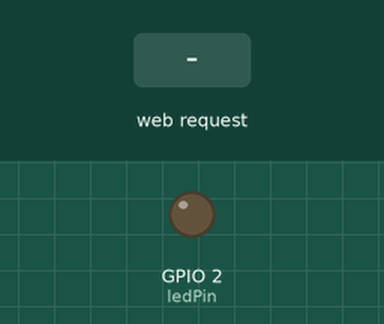
Recording of a sketch running on a simulated ESP32. Shown: output pins drawn as LEDs (lit = HIGH). Inputs (shaded band) come from the test bench. WiFi joins after 1.5 s; servers stay silent unless stated; what the sketch prints to the serial monitor is not drawn.

Above: at 2.7 s.
2.8 s: HTTP request GET /?action=ligar received
At 4.0 s:
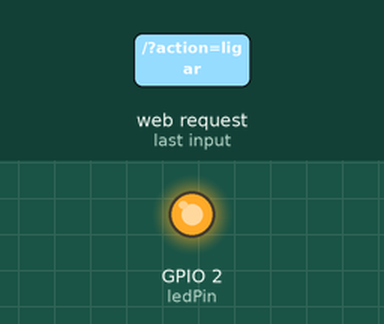
4.3 s: HTTP request GET /?action=desligar received
At 5.2 s:
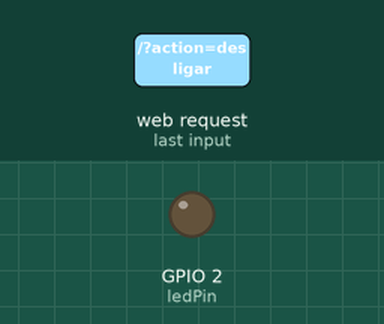
Timing chart, 0 to 7.3 s (numbered marks = the images above; inputs shaded):
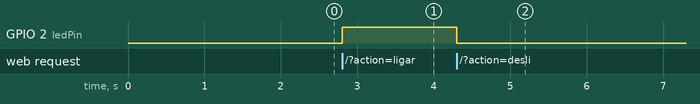

The sketch:

teste.ino
```cpp
#include <WiFi.h>
#include <WebServer.h>

// ===== CONFIGURAÇÕES =====
const char* ssid = "SEU_WIFI";
const char* password = "SENHA";

WebServer server(80);
int ledPin = 2;

// ===== FUNÇÃO PRINCIPAL =====
void handleRoot() {

  if (server.hasArg("action")) {
    String action = server.arg("action");

    if (action == "ligar") {
      digitalWrite(ledPin, HIGH);
      Serial.println("LED LIGADO");
    }
    else if (action == "desligar") {
      digitalWrite(ledPin, LOW);
      Serial.println("LED DESLIGADO");
    }
  }

  // ===== HEADERS CORS =====
  server.sendHeader("Access-Control-Allow-Origin", "*");
  server.sendHeader("Access-Control-Allow-Methods", "GET, POST, OPTIONS");
  server.sendHeader("Access-Control-Allow-Headers", "*");

  server.send(200, "text/plain", "OK");
}

// ===== TRATAMENTO DE PREFLIGHT (CORS) =====
void handleOptions() {
  server.sendHeader("Access-Control-Allow-Origin", "*");
  server.sendHeader("Access-Control-Allow-Methods", "GET, POST, OPTIONS");
  server.sendHeader("Access-Control-Allow-Headers", "*");
  server.send(204);
}

// ===== CONEXÃO WIFI =====
void conectarWiFi() {
  Serial.println("\nConectando ao WiFi...");
  WiFi.begin(ssid, password);

  int tentativas = 0;

  while (WiFi.status() != WL_CONNECTED) {
    delay(500);
    Serial.print(".");
    tentativas++;

    if (tentativas > 20) {
      Serial.println("\nFalha ao conectar. Reiniciando ESP...");
      ESP.restart();
    }
  }

  Serial.println("\nWiFi Conectado!");
  Serial.print("Endereço IP: ");
  Serial.println(WiFi.localIP());
}

// ===== SETUP =====
void setup() {
  Serial.begin(115200);
  pinMode(ledPin, OUTPUT);

  conectarWiFi();

  // Rotas do servidor
  server.on("/", handleRoot);
  server.on("/", HTTP_OPTIONS, handleOptions);
  server.onNotFound(handleRoot);

  server.begin();
  Serial.println("Servidor HTTP iniciado");
}

// ===== LOOP =====
void loop() {
  // Reconexão automática se cair o WiFi
  if (WiFi.status() != WL_CONNECTED) {
    Serial.println("WiFi desconectado. Reconectando...");
    conectarWiFi();
  }
  Serial.println(WiFi.localIP());

  server.handleClient();
}
```

Measured:
- after the input at 2.8 s, GPIO 2 (ledPin): LOW → HIGH at once
- after the input at 4.3 s, GPIO 2 (ledPin): HIGH → LOW at once
